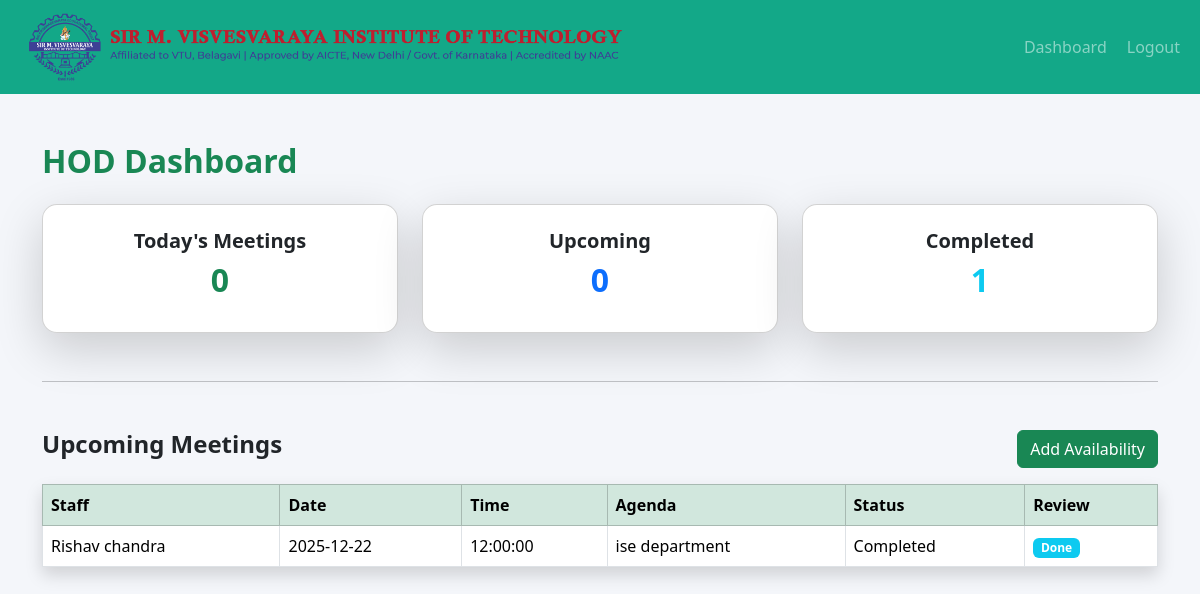
The page /dashboard/hod (signed in) on the database its author committed.
### models.py (models this page shows)
class Meeting(db.Model):
    id = db.Column(db.Integer, primary_key=True)
    staff_id = db.Column(db.Integer, db.ForeignKey("staff.id"), nullable=True)
    hod_id = db.Column(db.Integer, db.ForeignKey("hod.id"), nullable=True)
    date = db.Column(db.Date, nullable=False)
    time = db.Column(db.Time, nullable=False)
    agenda = db.Column(db.Text, nullable=False)
    status = db.Column(db.String(50), default="Requested")
    staff = db.relationship("Staff", backref="meetings", lazy=True)
    hod = db.relationship("HOD", backref="meetings", lazy=True)

class Staff(db.Model):
    id = db.Column(db.Integer, primary_key=True)
    name = db.Column(db.String(120), nullable=False)
    email = db.Column(db.String(120), unique=True, nullable=False)
    password = db.Column(db.String(120), nullable=False)
    gender = db.Column(db.String(20))
    phone = db.Column(db.String(20))
    address = db.Column(db.String(200))

### app.py (the view)
@app.route("/dashboard/hod")
def dashboard_hod():
    if session.get("role") != "hod":
        return redirect("/login/hod")
    hod = HOD.query.get(session["id"])
    today = date.today()
    return render_template(
        "hod_dashboard.html",
        today_meetings=Meeting.query.filter_by(hod_id=hod.id, date=today).count(),
        upcoming_meetings=Meeting.query.filter(Meeting.hod_id == hod.id, Meeting.date > today).count(),
        completed_meetings=Meeting.query.filter_by(hod_id=hod.id, status="Completed").count(),
        availability=hod.availabilities,
        meetings=Meeting.query.filter_by(hod_id=hod.id).order_by(Meeting.date).all()
    )

### templates/hod_dashboard.html
{% extends "base.html" %}
{% block content %}
<h2 class="fw-bold mb-4 text-success">HOD Dashboard</h2>
<div class="row g-4">
    <div class="col-md-4">
        <div class="card shadow-lg p-4 text-center dashboard-card">
            <h5 class="fw-bold">Today's Meetings</h5>
            <h2 class="text-success fw-bold">{{ today_meetings }}</h2>
        </div>
    </div>
    <div class="col-md-4">
        <div class="card shadow-lg p-4 text-center dashboard-card">
            <h5 class="fw-bold">Upcoming</h5>
            <h2 class="text-primary fw-bold">{{ upcoming_meetings }}</h2>
        </div>
    </div>
    <div class="col-md-4">
        <div class="card shadow-lg p-4 text-center dashboard-card">
            <h5 class="fw-bold">Completed</h5>
            <h2 class="text-info fw-bold">{{ completed_meetings }}</h2>
        </div>
    </div>
</div>
<hr class="my-5">
<div class="d-flex justify-content-between align-items-center mb-3">
    <h4 class="fw-bold">Upcoming Meetings</h4>
    <a href="{{ url_for('add_availability') }}" class="btn btn-success">Add Availability</a>
</div>
<table class="table table-bordered table-hover shadow">
    <thead class="table-success">
        <tr>
            <th>Staff</th>
            <th>Date</th>
            <th>Time</th>
            <th>Agenda</th>
            <th>Status</th>
            <th>Review</th>
        </tr>
    </thead>
    <tbody>
        {% for m in meetings %}
        <tr>
            <td>{{ m.staff.name }}</td>
            <td>{{ m.date }}</td>
            <td>{{ m.time }}</td>
            <td>{{ m.agenda }}</td>
            <td>{{ m.status }}</td>
            <td>
                {% if m.status != "Completed" %}
                <a href="{{ url_for('review_meeting', id=m.id) }}" class="btn btn-sm btn-dark">Add Review</a>
                {% else %}
                <span class="badge bg-info">Done</span>
                {% endif %}
            </td>
        </tr>
        {% endfor %}
    </tbody>
</table>
{% endblock %}

### templates/base.html (style rules this page uses)
body { background: #f4f6fa; position: relative; }
body::before { content: ""; position: fixed; top: 50%; left: 50%; width: 2500px; height: 3000px; background: url('/static/smvit_img.jpg') no-repeat center; background-size: contain; opacity: 0.38; transform: translate(-50%, -50%); z-index: -1; }
.dashboard-card { border-radius: 15px; background: rgb(255, 255, 255); transition: 0.3s ease; }

### rows shown on the page
Meeting: staff.name "Rishav chandra", date "2025-12-22", time "12:00:00", agenda "ise department", status "Completed", shows "Done"

### other values the page prints
{{ today_meetings }} "0"
{{ upcoming_meetings }} "0"
{{ completed_meetings }} "1"
